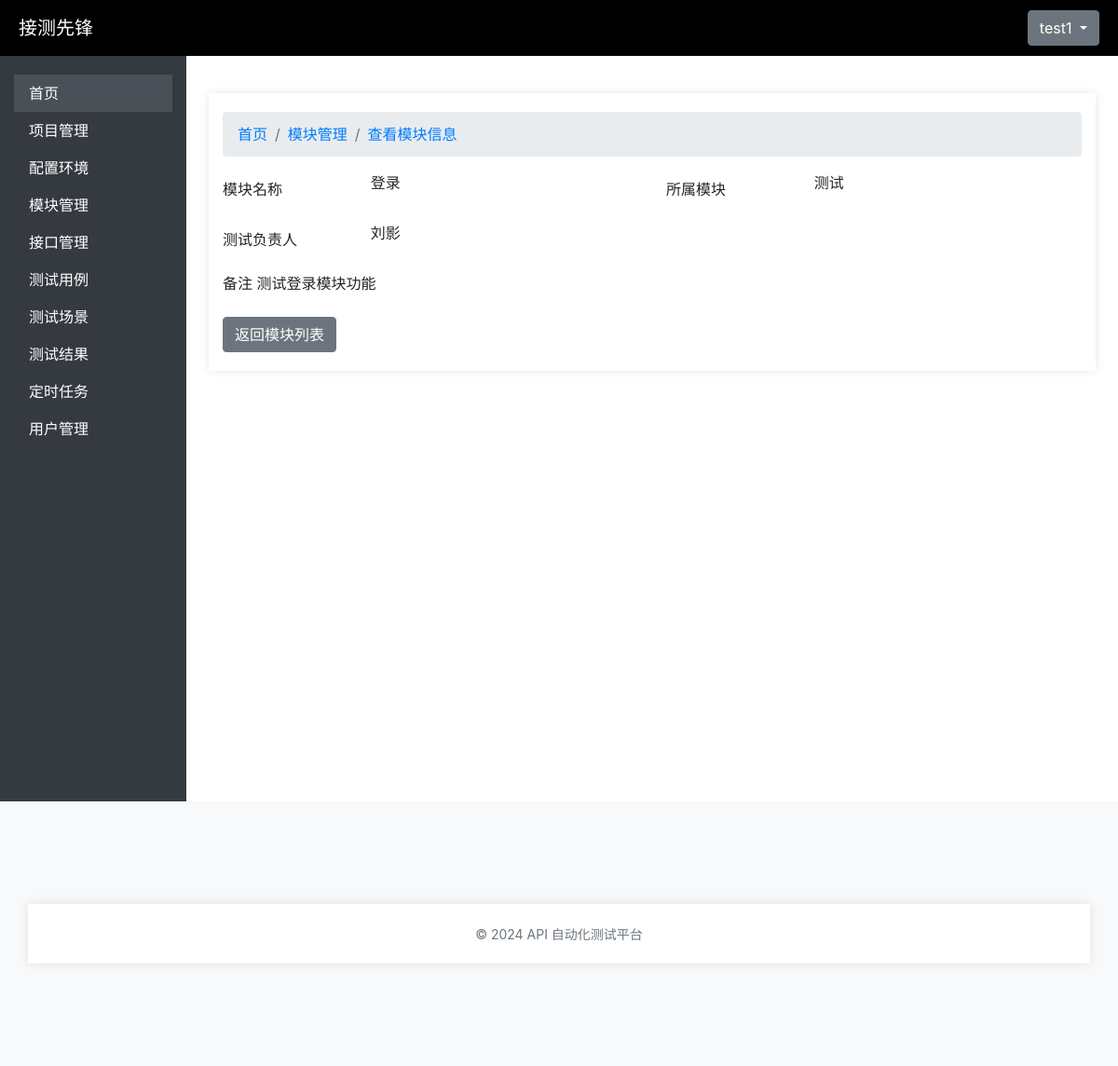
The page /modules/modules/2/ (signed in) on the database its author committed.
### user_management/models.py (models this page shows, shortened)
class Users(AbstractBaseUser):
    id = models.AutoField(primary_key=True)
    username = models.CharField(max_length=150, unique=True)
    email = models.EmailField(unique=True)
    password = models.CharField(max_length=128)
    status = models.BooleanField(default=True)  # 用户状态（是否激活）
    is_logged_in = models.BooleanField(default=False)  # 是否登录
    project = models.CharField(max_length=255, blank=True, null=True)  # 所属项目
    module = models.CharField(max_length=255, blank=True, null=True)  # 所属模块
    is_staff = models.BooleanField(default=False)  # 是否是员工
    is_superuser = models.BooleanField(default=False)  # 是否是超级用户
    USERNAME_FIELD = 'username'
    REQUIRED_FIELDS = ['email']
    objects = UserManager()  # 关联自定义用户管理器
    class Meta:
        verbose_name = '用户信息表'
        verbose_name_plural = '用户信息表'

### module_management/models.py (models this page shows, shortened)
class Module(models.Model):
    id = models.AutoField(primary_key=True)
    name = models.CharField('模块名称', max_length=50, null=False)
    belong_project = models.ForeignKey(Project, on_delete=models.CASCADE)
    test_owner = models.CharField('测试负责人', max_length=50, null=False)
    desc = models.CharField('简要描述', max_length=100, null=True)
    create_time = models.DateTimeField('创建时间', auto_now_add=True)
    update_time = models.DateTimeField('更新时间', auto_now=True, null=True)
    class Meta:
        verbose_name = '模块信息表'
        verbose_name_plural = '模块信息表'

### project_management/models.py (models this page shows, shortened)
class Project(models.Model):
    id = models.AutoField(primary_key=True)
    name = models.CharField('项目名称', max_length=50, unique=True, null=False)
    proj_owner = models.CharField('项目负责人', max_length=20, null=False)
    test_owner = models.CharField('测试负责人', max_length=20, null=False)
    dev_owner = models.CharField('开发负责人', max_length=20, null=False)
    desc = models.CharField('项目描述', max_length=100, null=True)
    create_time = models.DateTimeField('项目创建时间', auto_now_add=True)
    update_time = models.DateTimeField('项目更新时间', auto_now=True, null=True)
    class Meta:
        verbose_name = '项目信息表'
        verbose_name_plural = '项目信息表'

### module_management/views.py (the view)
# urls.py: path('modules/<int:module_id>/', views.module_detail, name='module_detail'),
@login_required
def module_detail(request, module_id):
    module = get_object_or_404(Module, id=module_id)
    return render(request, 'modules/module_detail.html', {'module': module})

### api_test_platform/templates/modules/module_detail.html (shortened to what this page needs)
{% extends 'base.html' %}
{% block content %}
    <div class="container mt-4">
        <nav aria-label="breadcrumb">
            <ol class="breadcrumb">
              <li class="breadcrumb-item"><a href="#">首页</a></li>
              <li class="breadcrumb-item"><a href="{% url 'module_list' %}">模块管理</a></li>
              <li class="breadcrumb-item active" aria-current="page"><a href="#">查看模块信息</a></li>
            </ol>
          </nav>
        <form method="POST" class="needs-validation" novalidate>
            {% load widget_tweaks %}
            <div class="mb-3 row">
                <label for="id_project" class="col-form-label col-md-2">模块名称</label>
                <div class="col-md-4">
                    {{ module.name }}
                </div>
                <label for="id_module" class="col-form-label col-md-2">所属模块</label>
                <div class="col-md-4">
                    {{ module.belong_project.name }}
                </div>
            </div>
            <div class="mb-3 row">
                <label for="id_name" class="col-form-label col-md-2">测试负责人</label>
                <div class="col-md-4">
                    {{ module.test_owner }}
            </div>
            </div>
            <div class="mb-3">
                <label for="id_remark" class="form-label">备注</label>
                {{ module.desc }}
            </div>
            <a href="{% url 'module_list' %}" class="btn btn-secondary ms-2">返回模块列表</a>
        </form>
    </div>
{% endblock %}

### api_test_platform/templates/base.html (shortened to what this page needs)
<!DOCTYPE html>
<html lang="en">
<head>
    {% load static %}
    <link rel="stylesheet" type="text/css" href="{% static 'css/style.css' %}">
    <link rel="stylesheet" href="https://stackpath.bootstrapcdn.com/bootstrap/4.5.2/css/bootstrap.min.css">
    <link href="https://cdn.jsdelivr.net/npm/bootstrap@4.5.2/dist/css/bootstrap.min.css" rel="stylesheet">
</head>
<body>
    <div class="brand">
        <a href="#" style="color: white;">接测先锋</a>
        <div class="dropdown">
            <button class="btn btn-secondary dropdown-toggle" type="button" data-toggle="dropdown" aria-expanded="false">
                {{ user.username }}
            </button>
        </div>
    </div>
    <div class="container-fluid">
        <div class="row">
            <nav class="col-md-2 d-none d-md-block sidebar">
                <div class="sidebar-sticky">
                    <ul class="nav flex-column">
                        <li class="nav-item">
                            <a class="nav-link active" href="/">首页</a>
                        </li>
                        <li class="nav-item">
                            <a class="nav-link" href="{% url 'project_list' %}">项目管理</a>
                        </li>
                        <li class="nav-item">
                            <a class="nav-link" href="{% url 'environment_list' %}">配置环境</a>
                        </li>
                        <li class="nav-item">
                            <a class="nav-link" href="{% url 'module_list' %}">模块管理</a>
                        </li>
                        <li class="nav-item">
                            <a class="nav-link" href="{% url 'interface_list' %}">接口管理</a>
                        </li>
                        <li class="nav-item">
                            <a class="nav-link" href="{% url 'testcase_list' %}">测试用例</a>
                        </li>
                        <li class="nav-item">
                            <a class="nav-link" href="{% url 'testscenario_list' %}">测试场景</a>
                        </li>
                        <li class="nav-item">
                            <a class="nav-link" href="{% url 'testresult_list' %}">测试结果</a>
                        </li>
                        <li class="nav-item">
                            <a class="nav-link" href="{% url 'scheduled_list' %}">定时任务</a>
                        </li>
                        <li class="nav-item">
                            <a class="nav-link" href="{% url 'user_list' %}">用户管理</a>
                        </li>
                    </ul>
                </div>
            </nav>
            <main role="main" class="col-md-10 ml-sm-auto px-4">
                <div class="d-flex justify-content-between flex-wrap flex-md-nowrap align-items-center pt-3 pb-2 mb-3">
                    {% block content %}{% endblock %}
                </div>
            </main>
        </div>
    </div>
    <footer class="footer text-center">
        <div class="container">
            <span class="text-muted">© 2024 API 自动化测试平台</span>
        </div>
    </footer>
</body>
</html>

### api_test_platform/static/css/style.css (style rules this page uses)
body { font-family: Arial, sans-serif; background-color: #f7f7f7; }
.container { width: 300px; margin: 100px auto; padding: 20px; background-color: white; box-shadow: 0 0 10px rgba(0, 0, 0, 0.1); flex-wrap: wrap; }
label, input { display: block; margin-bottom: 10px; }
button { background-color: #4CAF50; color: white; padding: 10px; border: none; cursor: pointer; }

### api_test_platform/templates/base.html (style rules this page uses)
.brand { background-color: #000; font-size: 20px; color: aliceblue; height: 60px; display: flex; align-items: center; justify-content: space-between; padding: 0 20px; }
.sidebar { background-color: #343a40; height: 100vh; color: white; }
.sidebar .nav-link { color: white; }
.sidebar .nav-link.active, .sidebar .nav-link:hover { background-color: #495057; color: #ffffff; }
.sidebar-sticky { padding-top: 20px; }
footer { background-color: #f8f9fa; padding: 10px 0; }
.footer .text-muted { font-size: 14px; }

### rows shown on the page
Users: username "test1"
Module: name "登录", belong_project.name "测试", test_owner "刘影", desc "测试登录模块功能"
